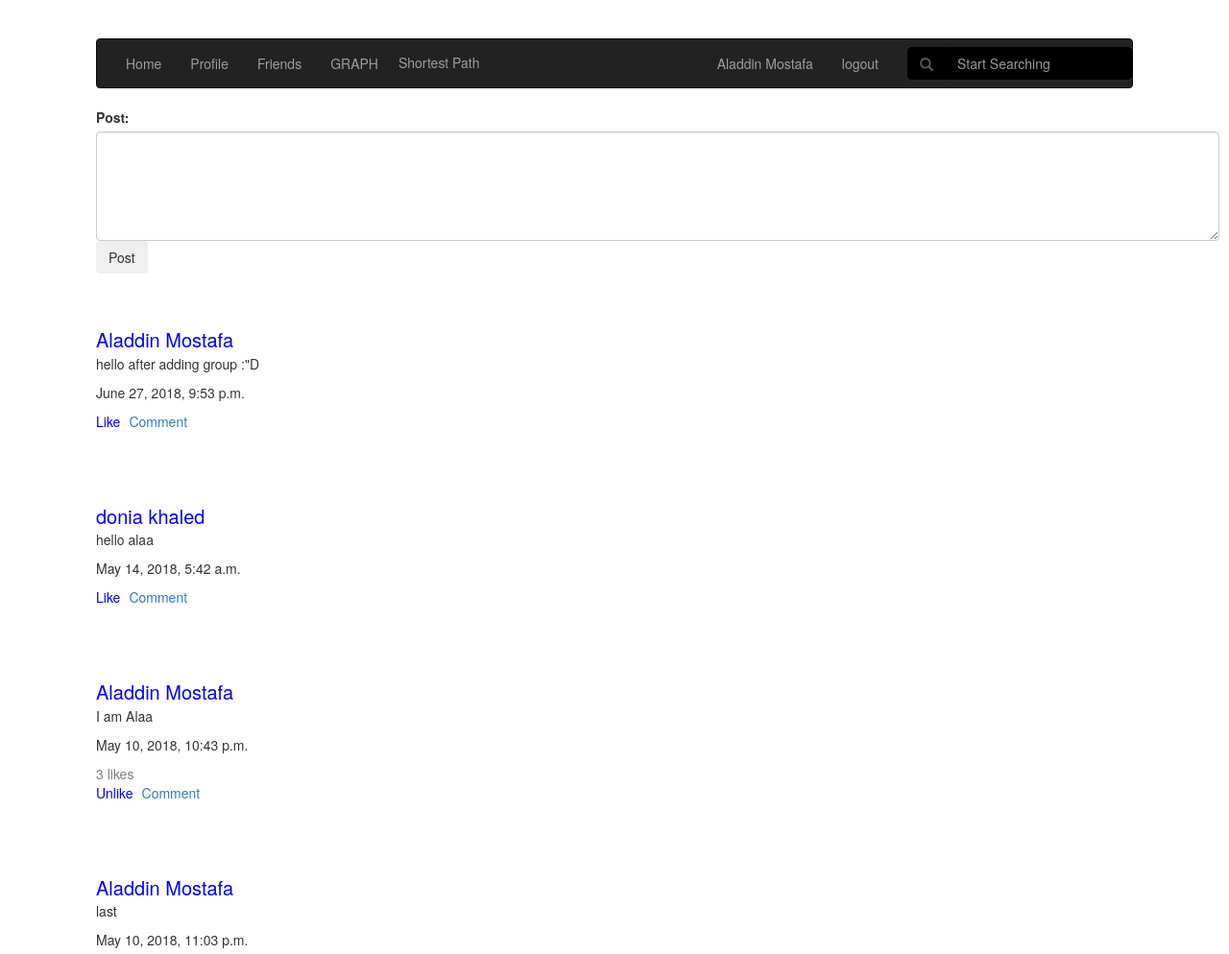
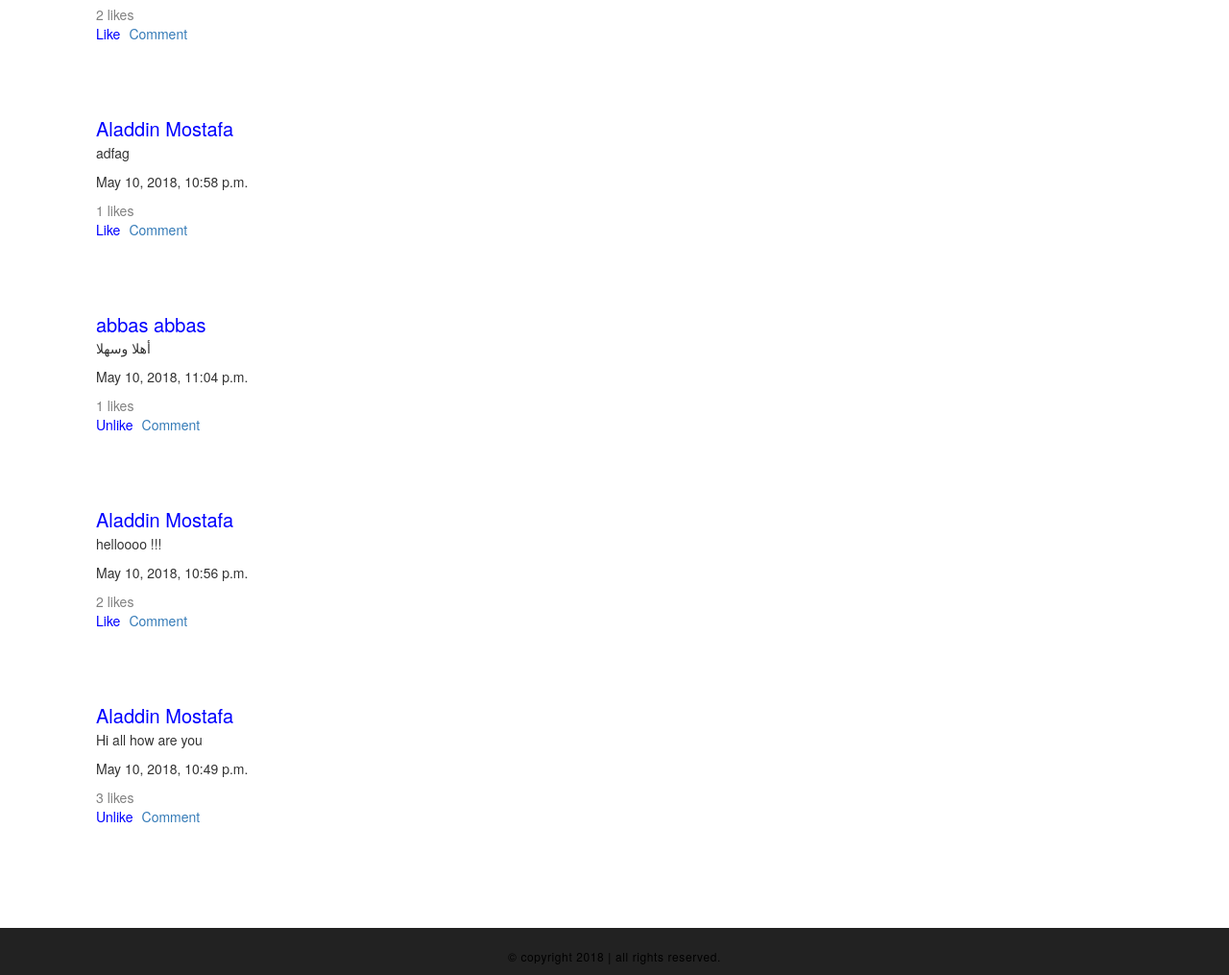
/ (signed in), run on the app's committed database (2 pictures, top to bottom).
### social_network/models.py (models this page shows, shortened)
class CustomUser(AbstractUser):
    friends = models.ManyToManyField('self')
    username = models.CharField(max_length=100, unique=True)
    password = models.CharField(max_length=100)
    email = models.CharField(max_length=100, unique=True)
    first_name = models.CharField(max_length=100)
    last_name = models.CharField(max_length=100)
    birth_date = models.CharField(max_length=10)
    gender = models.CharField(max_length=8)
    mobile_number = models.CharField(max_length=15)
    def __str__(self):
        return self.first_name + " " + self.last_name

class Mypost(models.Model):
    postbody = models.CharField(max_length=1000)
    user = models.ForeignKey(CustomUser, on_delete=models.CASCADE)
    created = models.DateTimeField(auto_now_add=True)
    updated = models.DateTimeField(auto_now=True)
    likes = models.ManyToManyField(CustomUser, related_name="my_likes")
    group = models.ForeignKey(Group, on_delete=models.CASCADE, default=None, blank=True, null=True)

### social_network/views.py (the view, shortened to what this page needs)
# urls.py: url(r'^$', views.Home.as_view(), name='home'),
class Home(View):
    template = 'social_network/myhome.html'
    signin_template='social_network/Registration.html'
    search_template = 'social_network/test.html'
    def get(self, request):
        search = request.GET.get('search')
        if request.user.is_authenticated:
            posts = request.user.mypost_set.filter(group=None)
            for user in request.user.friends.all():
                posts |= user.mypost_set.filter(group=None)
            posts = sorted(posts, key=lambda instance: instance.created, reverse=True)
            return render(request, self.template, {'posts': posts})
        return render(request, self.template, {})

### social_network/templates/social_network/myhome.html (shortened to what this page needs)
<!DOCTYPE html>
<html lang="en">
<head>
<link rel="stylesheet" href="https://cdnjs.cloudflare.com/ajax/libs/font-awesome/4.7.0/css/font-awesome.min.css">
<link rel="stylesheet" href="https://maxcdn.bootstrapcdn.com/bootstrap/3.3.7/css/bootstrap.min.css">
<link rel="stylesheet" href="https://maxcdn.bootstrapcdn.com/bootstrap/3.3.7/css/bootstrap.min.css">
</head>
<body>
<nav class="navbar navbar-inverse">
  <div class="container-fluid">
    <ul class="nav navbar-nav">
      <li ><a href="/">Home</a></li>
      <li><a href="/{{user.username}}/">Profile</a></li>
      <li><a href="/{{user.username}}/friends/">Friends</a></li>
        <li><a href="{%url 'graph'%}">GRAPH</a></li>
        <li><button  id="from_to">Shortest Path</button></li>
    </ul>
      <ul class="nav navbar-nav navbar-right">
          {% if user.is_authenticated %}
          <li><a href="/{{user.username}}/">{{user}}</a></li>
          <li><a href="/logout/"> logout </a></li>
          {% else %}
          <li><a href="/reg/"> Register </a></li>
          <li><a href="/login/"> Login </a></li>
          {% endif %}
      <form class="navbar-form navbar-right" method="get" action="">
        <div class="form-group" style="background-color:#333;">
            <div class="input-group" >
                <div class="input-group-addon" style="background-color:black;border-color:black;">
                    <span class="glyphicon glyphicon-search"></span>
                </div>
                <input type="text" name="search" class="form-control" placeholder="Start Searching" style="background-color:black;border-color:black;">
            </div>
        </div>
      </form>
            </ul>
  </div>
</nav>
<div class="container">
  <div class="row">
    <div class="card">
      <div class="form-group">
    {% if user.is_authenticated %}
<form method="post" action="">
  <label for="comment">Post:</label>
  <textarea class="form-control" rows="5" id="comment" name="postbody"></textarea>
  <button type="submit" class="btn">Post</button>
</form>
</div>
</div>
</div>
<br>
<br>
{%for post in posts%}
    <div class="row">
  <div class="card">
<div class="card-body">
  <a href="{%url 'profile' post.user.username %}" class="author">{{post.user}}</a>
  <p class="card-text">{{post.postbody}}</p>
    <p class="card-text">{{post.updated}}</p>
    <div class="form-group mx-sm-3 mb-2">
    {% if post.likes.count > 0 %}
        <form method="post" action="">
        <button type="submit" class="LikesBtn">{{post.likes.count}} likes</button>
        </form>
    {% endif %}
    {% if request.user in post.likes.all %}
    <form method="post" action="">
        <button type="submit" class="likebtn">Unlike</button>
    </form>
    {%else%}
    <form method="post" action="">
        <button type="submit" class="likebtn">Like</button>
    </form>
    {%endif%}
  <a href="#" class="card-link">Comment</a>
  </div>
    <br> <br> <br>
</div>
</div>
</div>
    {% endfor %}
    {%endif%}
<br>
<br>
<div class="row">
  <div class="card">
<div class="card-body">
<div class="container-fluid" id="footer">
   <div>
     <p>
       &copy; copyright 2018 | all rights reserved.
     </p>
   </div>
 </div>
</div>
</body>
</html>

### social_network/templates/social_network/myhome.html (style rules this page uses)
.likebtn { float:left; margin-right:9px; background:none!important; color:blue; border:none; padding:0!important; font: inherit; cursor: pointer; }
.LikesBtn { background:none!important; color:grey; border:none; padding:0!important; font: inherit; cursor: pointer; }
.author { background:none!important; color:blue; border:none; padding:0!important; font: inherit; font-size: 20px; cursor: pointer; }
body { margin:40px 100px; }
#footer { background: #222; border-top: 1px solid #222; margin: 0; padding: 0; width: 100%; position: fixed; left: 0; bottom: 0; text-align: center; }
#footer > div { margin: 0 auto; padding: 10px 0 10px; overflow: hidden; text-align: center; width: 100%; }
#footer div p { color: #000; display: inline-block; font-size: 12px; letter-spacing: 0.05em; margin: 0; padding: 10px 0 0; text-align: center; }
#from_to { background:#222; color:#9d9d9d; border-color:#222; border:none; margin-top:13px; }

### data on the page
CustomUser: first_name+last_name "Aladdin Mostafa"
Mypost: user "Aladdin Mostafa", postbody "hello after adding group :\"D", updated "June 27, 2018, 9:53 p.m."
Mypost: user "donia khaled", postbody "hello alaa", updated "May 14, 2018, 5:42 a.m."
Mypost: user "Aladdin Mostafa", postbody "I am Alaa", updated "May 10, 2018, 10:43 p.m.", likes.count "3"
Mypost: user "Aladdin Mostafa", postbody "last", updated "May 10, 2018, 11:03 p.m.", likes.count "2"
Mypost: user "Aladdin Mostafa", postbody "adfag", updated "May 10, 2018, 10:58 p.m.", likes.count "1"
Mypost: user "abbas abbas", postbody "أهلا وسهلا", updated "May 10, 2018, 11:04 p.m.", likes.count "1"
Mypost: user "Aladdin Mostafa", postbody "helloooo !!!", updated "May 10, 2018, 10:56 p.m.", likes.count "2"
Mypost: user "Aladdin Mostafa", postbody "Hi all how are you", updated "May 10, 2018, 10:49 p.m.", likes.count "3"
